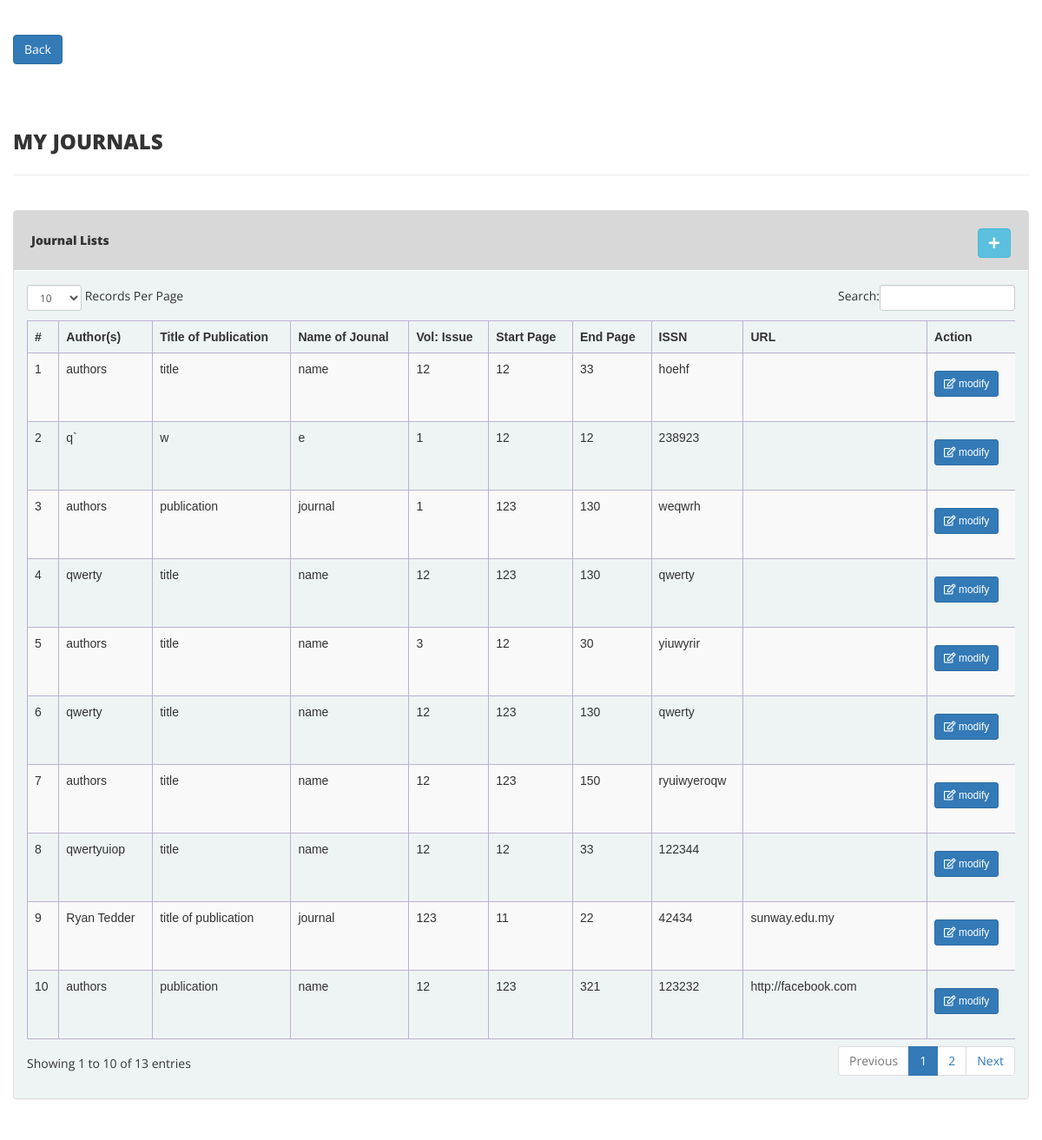
Page /fyp_HW/view-journals-details.php (signed in) on the committed database.
### tables this page shows
CREATE TABLE `journals` (
  `id` int(11) NOT NULL,
  `authors` varchar(255) NOT NULL,
  `publicationTitle` varchar(255) NOT NULL,
  `journalName` varchar(255) NOT NULL,
  `issueVol` int(11) NOT NULL,
  `startPage` int(11) NOT NULL,
  `endPage` int(11) NOT NULL,
  `issn` varchar(255) NOT NULL,
  `url` varchar(255) NOT NULL,
  `user_ID` varchar(255) NOT NULL
);

### fyp_HW/view-journals-details.php (the view, shortened to what this page needs)
<?php
include('inc/config.php');
if(strlen($_SESSION['user_ID'])==0)
{
    header('location:index.php');
}
else{
    ?>
    <!DOCTYPE html>
    <html xmlns="http://www.w3.org/1999/xhtml">
    <head>
        <link href="assets/assets/css/bootstrap.css" rel="stylesheet" />
        <link href="assets/assets/css/font-awesome.css" rel="stylesheet" />
        <link href="assets/assets/js/dataTables/dataTables.bootstrap.css" rel="stylesheet" />
        <link href="assets/assets/css/style.css" rel="stylesheet" />
        <link rel="stylesheet" href="https://use.fontawesome.com/releases/v5.5.0/css/all.css">
    </head>
    <body>
    <div class="content-wrapper">
        <div class="container-fluid">
            <a class="btn btn-primary" href="dashboard.php" role="button">Back</a> <br><br><br>
            <div class="row pad-botm">
                <div class="col-md-12">
                    <h3 class="header-line"> My Journals</h3>
                </div>
                <div class="row">
                </div>
            </div>
            <div class="row">
                <div class="col-md-12">
                    <div class="panel panel-default">
                        <div class="panel-heading" style="padding: 20px;" >
                            Journal Lists
                            <a href="journals.php">
                                <button type="submit"  class="btn btn-info btn- update" style="float: right;">
                                    <i class="fa fa-plus"></i>
                                </button>
                            </a>
                        </div>
                        <div class="panel-body">
                            <div class="table-responsive">
                                <table class="table table-striped table-bordered table-hover" id="dataTables-example">
                                    <thead>
                                    <tr>
                                        <th>#</th>
                                        <th>Author(s)</th>
                                        <th>Title of Publication</th>
                                        <th>Name of Jounal</th>
                                        <th>Vol: Issue</th>
                                        <th>Start Page</th>
                                        <th>End Page</th>
                                        <th>ISSN</th>
                                        <th>URL</th>
                                        <th>Action</th>
                                    </tr>
                                    </thead>
                                    <tbody>
                                    <?php
                                    $user_ID = $_SESSION['user_ID'];
                                    $sql = "SELECT * from journals where user_ID = $user_ID order by id desc;";
                                    $query = $dbh -> prepare($sql);
                                    $query->execute();
                                    $results=$query->fetchAll(PDO::FETCH_OBJ);
                                    $cnt=1;
                                    if($query->rowCount() > 0) {
                                        foreach($results as $result) {
                                            ?>
                                            <tr class="odd gradeX">
                                                <td class="center"><?php echo htmlentities($cnt);?></td>
                                                <td class="center"><?php echo htmlentities($result->authors);?></td>
                                                <td class="center"><?php echo htmlentities($result->publicationTitle);?></td>
                                                <td class="center"><?php echo htmlentities($result->journalName);?></td>
                                                <td class="center"><?php echo htmlentities($result->issueVol);?></td>
                                                <td class="center"><?php echo htmlentities($result->startPage);?></td>
                                                <td class="center"><?php echo htmlentities($result->endPage);?></td>
                                                <td class="center"><?php echo htmlentities($result->issn);?></td>
                                                <td class="center"><?php echo htmlentities($result->url);?></td>
                                                <td class="center">
                                                    <form action="manage-journal.php"  method="get">
                                                        <button style="margin-top: 12px;" type="submit" class="btn btn-primary btn-sm update"><i class="far fa-edit"></i> modify</button>
                                                    </form>
                                                    <br/>
                                                </td>
                                            </tr>
                                            <?php $cnt=$cnt+1;}} ?>
                                    </tbody>
                                </table>
                            </div>
                        </div>
                    </div>
                </div>
            </div>
        </div>
    </div>
    </body>
    </html>
<?php } ?>

### fyp_HW/assets/assets/css/style.css (style rules this page uses)
.content-wrapper { margin-top: 40px; min-height:800px; padding-bottom:90px; }
.header-line { font-weight:900; padding-bottom:25px; border-bottom:1px solid #eeeeee; text-transform:uppercase; }
.pad-botm { padding-bottom:30px; }
.panel { background-color: #f0f0f0; }
.panel-default > .panel-heading { color: #333; font-weight: 800; background-color: #d8d8d8; border-color: #fff; }
table { font-family: 'Poppins', sans-serif; }
table.table-bordered { border:1px solid #bbb1d1; margin-top:20px; }
table.table-bordered > thead > tr > th { border:1px solid #bbb1d1; }
table.table-bordered > tbody > tr > td { border:1px solid #bbb1d1; }
.panel-body { background-color: #e6fbfc4d; }

### rows in the picture
journals: authors "authors", publicationTitle "title", journalName "name", issueVol "12", startPage "12", endPage "33", issn "hoehf"
journals: authors "q`", publicationTitle "w", journalName "e", issueVol "1", startPage "12", endPage "12", issn "238923"
journals: authors "authors", publicationTitle "publication", journalName "journal", issueVol "1", startPage "123", endPage "130", issn "weqwrh"
journals: authors "qwerty", publicationTitle "title", journalName "name", issueVol "12", startPage "123", endPage "130", issn "qwerty"
journals: authors "authors", publicationTitle "title", journalName "name", issueVol "3", startPage "12", endPage "30", issn "yiuwyrir"
journals: authors "qwerty", publicationTitle "title", journalName "name", issueVol "12", startPage "123", endPage "130", issn "qwerty"
journals: authors "authors", publicationTitle "title", journalName "name", issueVol "12", startPage "123", endPage "150", issn "ryuiwyeroqw"
journals: authors "qwertyuiop", publicationTitle "title", journalName "name", issueVol "12", startPage "12", endPage "33", issn "122344"
journals: authors "Ryan Tedder", publicationTitle "title of publication", journalName "journal", issueVol "123", startPage "11", endPage "22", issn "42434", url "sunway.edu.my"
journals: authors "authors", publicationTitle "publication", journalName "name", issueVol "12", startPage "123", endPage "321", issn "123232", url "http://facebook.com"
